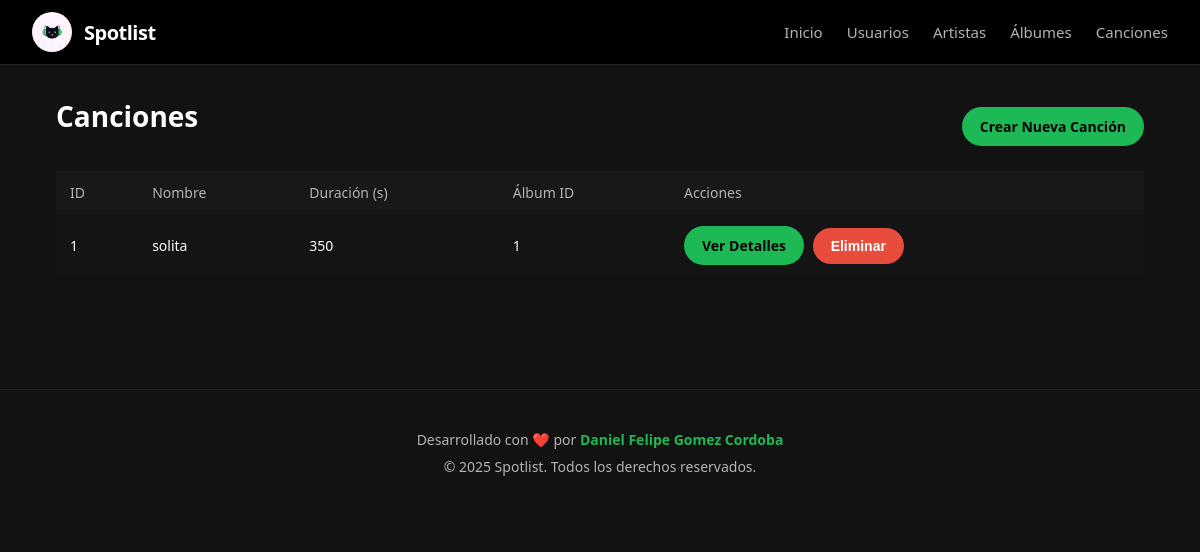
The app's page /songs/, older data.
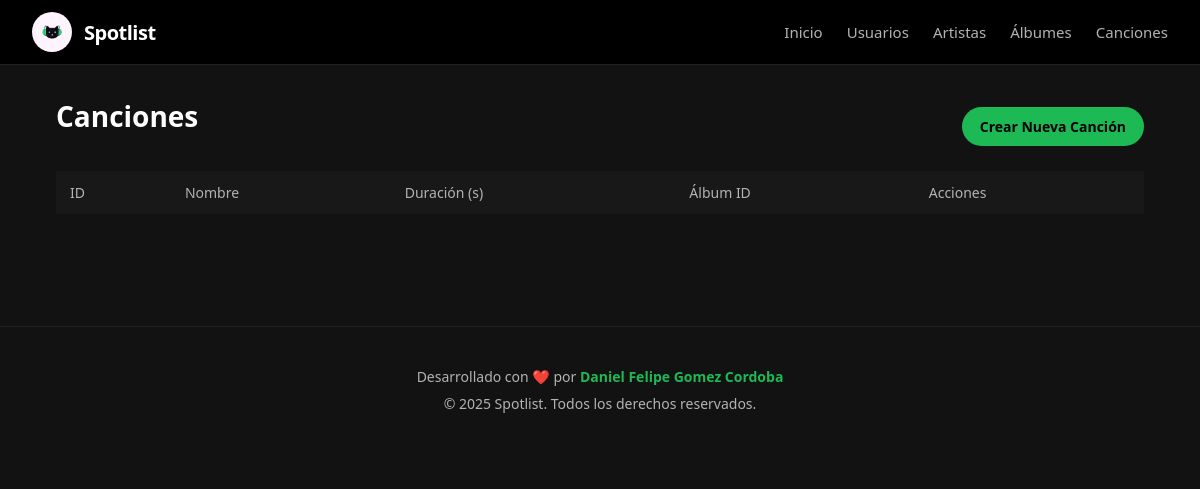
The same page, newer data.
### app/models.py (models this page shows)
class SongBase(SQLModel):
    name: str
    duration: int
    album_id: int = Field(foreign_key="album.id")

class Song(SongBase, table=True):
    id: Optional[int] = Field(default=None, primary_key=True)
    album: Optional["Album"] = Relationship(back_populates="songs")
    fans: List["User"] = Relationship(back_populates="favorite_songs", link_model=UserSongLink)

### app/routers/songs.py (the view)
@router.get("/", response_class=HTMLResponse)
def read_songs(request: Request, session: Session = Depends(get_session)):
    songs = session.exec(select(Song)).all()
    return templates.TemplateResponse("songs/song_list.html", {"request": request, "songs": songs})

### app/templates/songs/song_list.html (shortened to what this page needs)
{% extends "base.html" %}
{% block content %}
<div class="list-header">
  <h1 class="page-title">Canciones</h1>
  <a href="/songs/create" class="button">Crear Nueva Canción</a>
</div>
<table class="table">
  <thead>
    <tr>
      <th>ID</th>
      <th>Nombre</th>
      <th>Duración (s)</th>
      <th>Álbum ID</th>
      <th>Acciones</th>
    </tr>
  </thead>
  <tbody>
    {% for song in songs %}
    <tr>
      <td>{{ song.id }}</td>
      <td>{{ song.name }}</td>
      <td>{{ song.duration }}</td>
      <td>{{ song.album_id }}</td>
      <td>
        <a href="/songs/{{ song.id }}" class="button">Ver Detalles</a>
        <form action="/songs/{{ song.id }}/delete" method="post" style="display:inline;">
            <button type="submit" class="button" style="background-color: #e74c3c; color: white; margin-left: 5px;" onclick="return confirm('¿Estás seguro de eliminar esta canción?');">Eliminar</button>
        </form>
      </td>
    </tr>
    {% endfor %}
  </tbody>
</table>
{% endblock %}

Row changes from the older to the newer data that the page shows:
removed Song: id "1", name "solita", duration "350", album_id "1"
